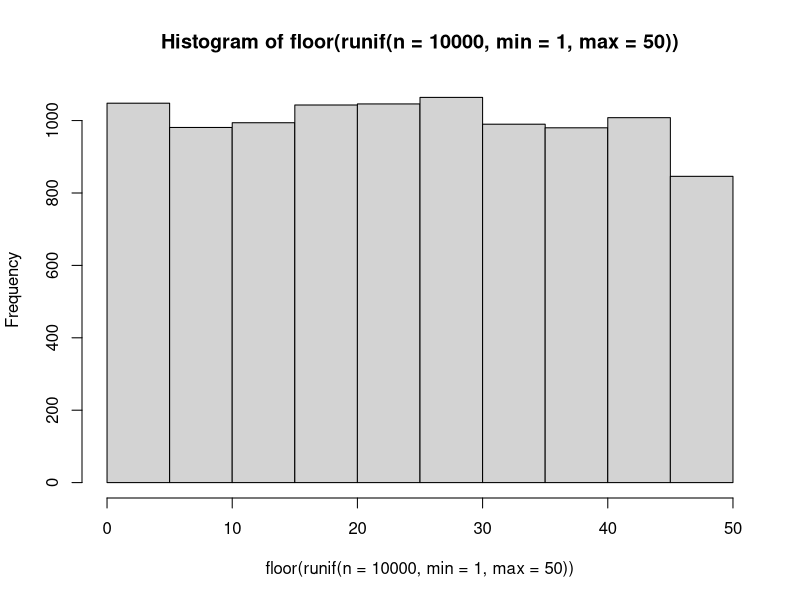
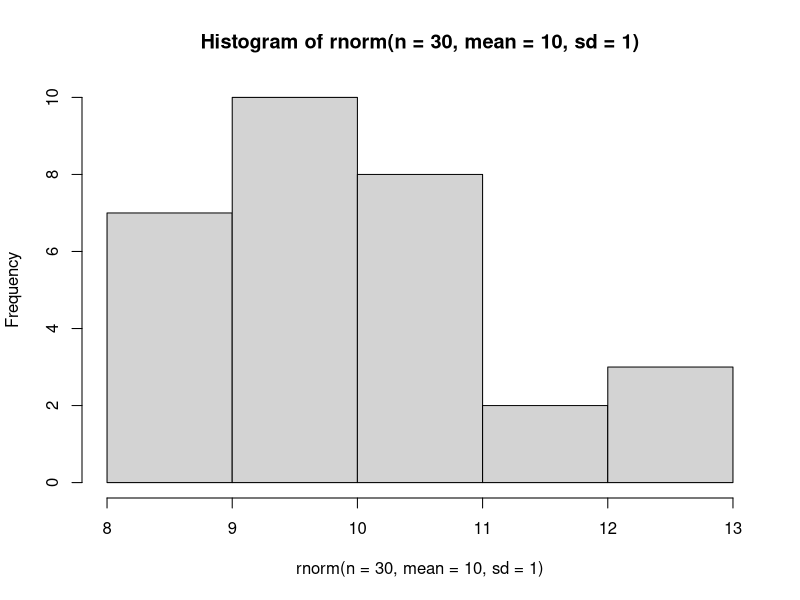
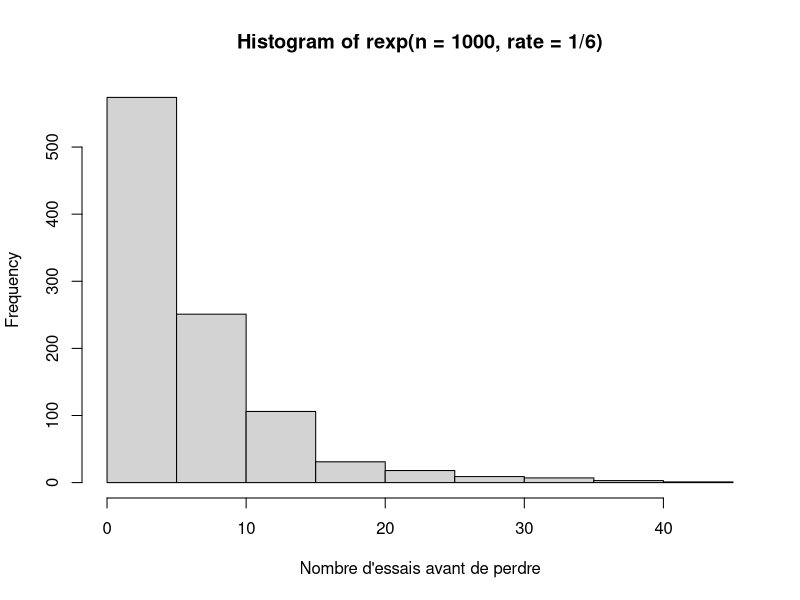
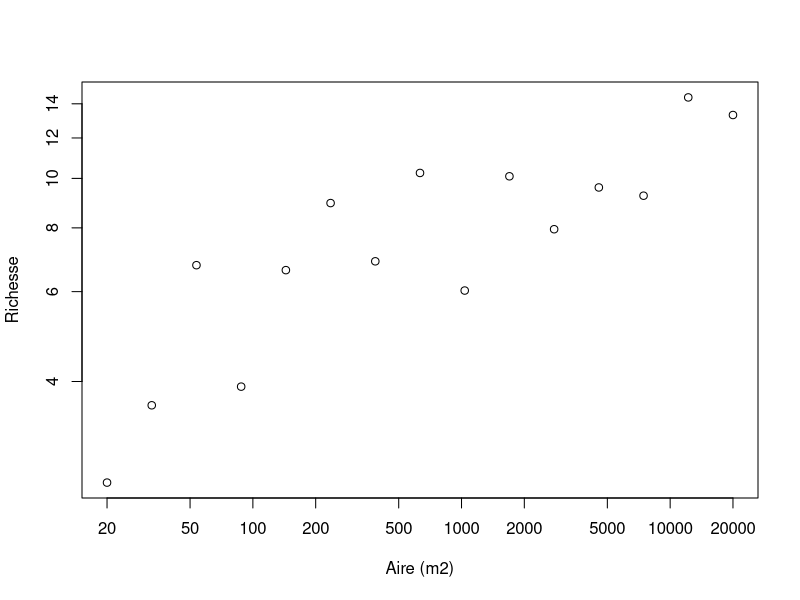
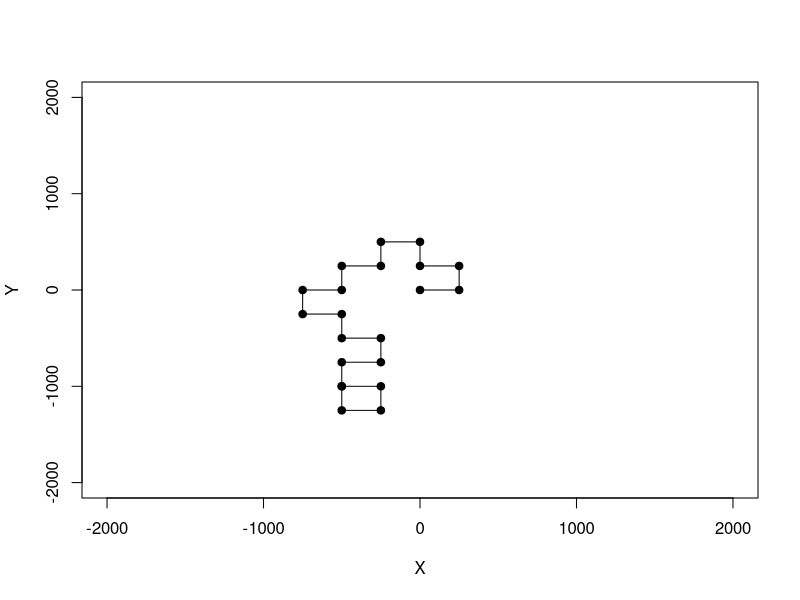
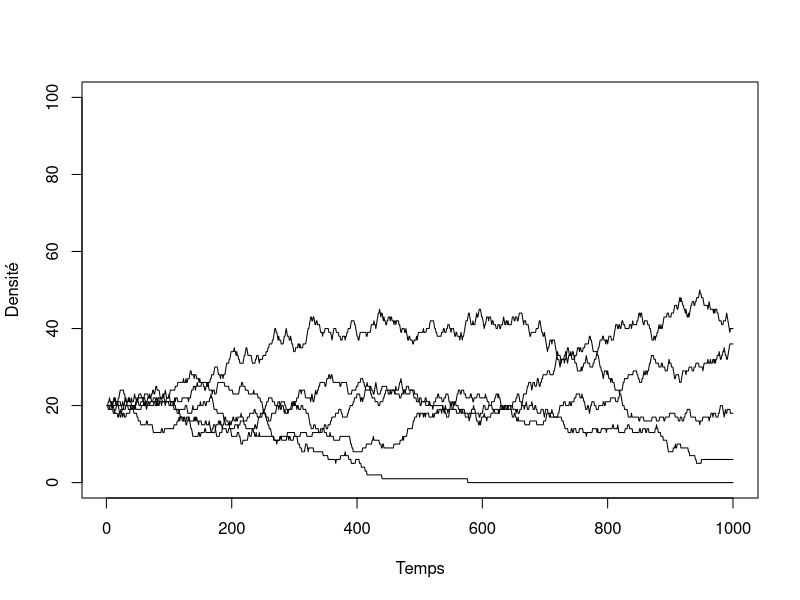

Write R code to recreate these figures, in order.
## ---- chunk 1
valeurs = c("2", "3", "4", "5", "6", "7", "8", "9", "10", "valet", "reine", "roi", "as")
couleurs = rep(c("pique", "trèfle", "carreau", "coeur"),each = 13)
cartes = paste(valeurs,"-",couleurs)
tirage = function(n, cartes) {
    sample(x = cartes, size = n, replace = FALSE)
}
tirage(3, cartes)
## ---- chunk 2
hist(floor(runif(n = 10000, min = 1, max = 50)))
## ---- chunk 3
hist(rnorm(n = 30, mean = 10, sd = 1))
## ---- chunk 4
rbinom(n = 10, size = 1, prob = 0.5)
## ---- chunk 5
rmultinom(n = 3, size = 1, prob = rep(1/6, 6))
## ---- chunk 6
hist(rexp(n = 1000, rate = 1/6),
xlab = "Nombre d'essais avant de perdre")
## ---- chunk 7
A = 2*10^seq(1, 4, length.out = 15)
c = 3
z = 0.15
S = rnorm(15, mean = c*A^z, sd = 1.5)
plot(A, S, xlab = "Aire (m2)", ylab = "Richesse",
  log = "xy")
## ---- chunk 8
set.seed(1)
p <- 0.55
alea <- runif(n = 1, min = 0, max = 1)
if(alea < p) res = "pile" else res = "face"
res
## ---- chunk 9
nsteps = 20
xy = matrix(0,nr = 21, nc = 2)
xy[1,] = c(0,0)
direction = 0
set.seed(2)
for(step in 2:(nsteps+1)) {
    # Ḑe quel côté tourner ?
    if(runif(1,0,1) < 0.5) {
      # Tourne à droite
      direction = direction + pi/2 
    }
    else {
      # Tourne à gauche  
      direction = direction - pi/2
    }
    # Calcul des nouvelles coordonnées
    xy[step,1] = xy[step-1,1] + sin(direction)*250 
    xy[step,2] = xy[step-1,2] + cos(direction)*250 
}
## ---- chunk 10
plot(xy[,1],xy[,2], type = "l", xlim = c(-2000,2000),ylim = c(-2000,2000),
    xlab = "X", ylab = "Y")
points(xy[,1],xy[,2],pch = 19)
## ---- chunk 11
etats <- c("A", "B", "C", "D", "E")
p = c(0.1, 0.5, 0.2, 0.05, 0.15)
sum(p)

# On utilise cumsum pour calculer la probabilité cumulative
cump <- cumsum(p)
cump
## ---- chunk 12
alea <- runif(1,0,1)
alea
n_etats <- 5; i = 1; plus_petit = FALSE
while(plus_petit == FALSE) {
    if(alea < cump[i]) {
        decision = etats[i]
        plus_petit = TRUE
    }
    else {
        i = i + 1
    }
}
decision
## ---- chunk 13
tirage <- function(p) {
    etats <- c("A", "B", "C", "D", "E")
    res <- rmultinom(n=1,size=1,prob=p)
    etats[which(res==1)]
}
tirage(p)
## ---- chunk 14
nsteps <- 1000
S <- 5
K <- 100
N <- matrix(nr = nsteps, nc = S)

# Une fonction utile pour faire des tirages
# Elle retourne la position de l'espèce pigée au hasard
tirage  <- function(p) {
    res <- rmultinom(n=1,size=1,prob=p)
    return(which(res==1))
}
## ---- chunk 15
# On démarre la simulation avec 20 individus par espèce
N[1,] =rep(K/S, S)

# La boucle principale
for(step in 2:nsteps) {

    # Calcul de l'abondance relative
    p = N[step-1,] / K

    # On tire l'identité de l'espèce qui meurt
    ID_mort = tirage(p)

    # On applique le changement
    N[step,] = N[step-1,]
    N[step,ID_mort] = N[step,ID_mort] - 1

    # On tire l'identité de la recrue
    ID_recrue = tirage(p)
    N[step,ID_recrue] = N[step,ID_recrue] + 1
}
## ---- chunk 16
# Illustration des résultats
plot(c(1:nsteps), N[,1], type = "l", ylim = c(0,K),
    xlab = "Temps", ylab = "Densité")
for(i in 2:S) lines(c(1:nsteps), N[,i])
